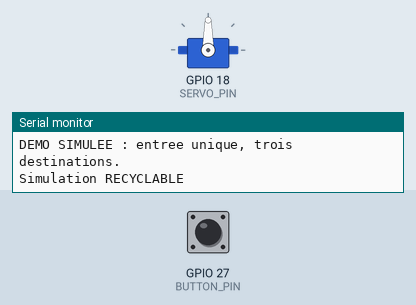
The sketch below on a simulated ESP32. Shown: servo, the last lines printed to the serial monitor. Inputs (shaded band) come from the test bench; at power-on: GPIO 27 (BUTTON_PIN) LOW.

Above: at 1.5 s.
1.6 s: GPIO 27 (BUTTON_PIN) pulled HIGH for 0.15 s
At 2.3 s:
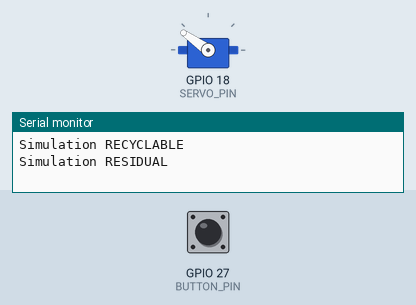
3.9 s: GPIO 27 (BUTTON_PIN) pulled HIGH for 1 s
At 5.4 s:
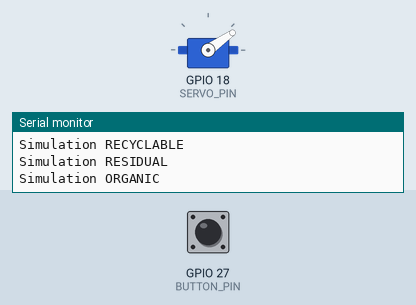
Timing chart, 0 to 7.1 s (numbered marks = the images above; inputs shaded):
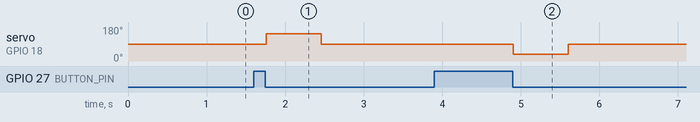

The sketch:

sketch.ino
```cpp
/*
 * Simulation logique Wokwi : le bouton simule successivement les 3 classes.
 * Ce programme ne réalise PAS de reconnaissance d'image/IA.
 */
#include <Arduino.h>
#include <ESP32Servo.h>
constexpr int SERVO_PIN=18, BUTTON_PIN=27;
constexpr int NEUTRAL=90, ORGANIC=35, RECYCLABLE=90, RESIDUAL=145;
Servo chute; uint8_t category=0; bool previous=HIGH;
void setup(){
  Serial.begin(115200); pinMode(BUTTON_PIN,INPUT_PULLUP);
  chute.setPeriodHertz(50); chute.attach(SERVO_PIN); chute.write(NEUTRAL);
  Serial.println("DEMO SIMULEE : entree unique, trois destinations.");
}
void loop(){
  bool current=digitalRead(BUTTON_PIN);
  if(previous==HIGH && current==LOW){
    category=(category+1)%3;
    if(category==0){Serial.println("Simulation ORGANIC");chute.write(ORGANIC);}
    else if(category==1){Serial.println("Simulation RECYCLABLE");chute.write(RECYCLABLE);}
    else {Serial.println("Simulation RESIDUAL");chute.write(RESIDUAL);}
    delay(700); chute.write(NEUTRAL);
  }
  previous=current; delay(20);
}
```

Measured:
- after the input at 1.6 s, servo on GPIO 18 (SERVO_PIN): 90° → 145° after 0.16 s, → 90° 0.70 s later
- after the input at 3.9 s, servo on GPIO 18 (SERVO_PIN): 90° → 35° after 1.0 s, → 90° 0.70 s later
